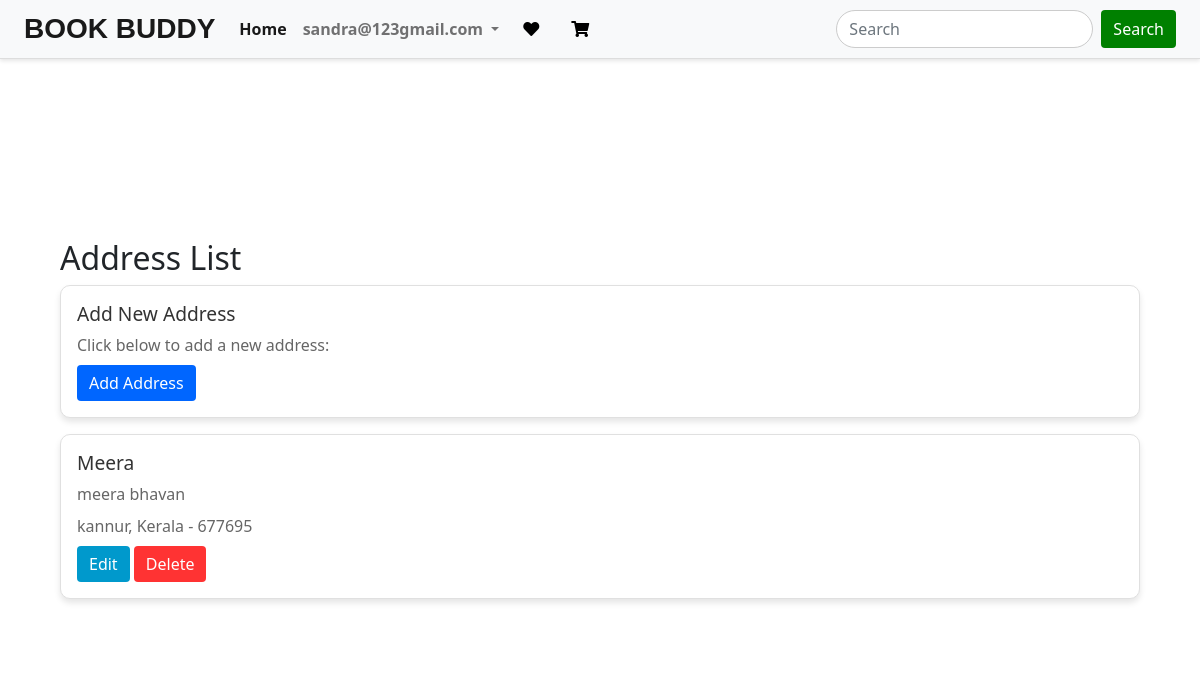
The app's page /address/ (signed in) with its own data.
### beautystore_app/models.py (models this page shows, shortened)
class Address(models.Model):
    recepient_name = models.CharField(max_length=100, null=True)
    recepient_contact = models.CharField(max_length=20, null=True)
    address_line1 = models.CharField(max_length=255)
    address_line2 = models.CharField(max_length=255, blank=True, null=True)
    city = models.CharField(max_length=100)
    state = models.CharField(max_length=100)
    postal_code = models.CharField(max_length=20)
    customer = models.ForeignKey('Customer', on_delete=models.CASCADE, null=True, blank=True)

### beautystore_app/views.py (the view)
# urls.py: path('address/', views.address_list, name='address_list'),
@login_required
def address_list(request):
    addresses = Address.objects.filter(customer=request.user.customer)
    return render(request, 'address_list.html', {'addresses': addresses})

### templates/address_list.html (shortened to what this page needs)
{% extends "theme.html" %}
{% block content %}
<div class="container">
    <h2>Address List</h2>
    <div class="card mb-3">
        <div class="card-body">
            <h5 class="card-title">Add New Address</h5>
            <p class="card-text">Click below to add a new address:</p>
            <a href="{% url 'address_create' %}" class="btn btn-primary">Add Address</a>
        </div>
    </div>
    {% if request.user.customer.address_set.all %}
        {% for address in request.user.customer.address_set.all %}
            <div class="card mb-3">
                <div class="card-body">
                    <h5 class="card-title">{{ address.recepient_name }}</h5>
                    <p class="card-text">{{ address.address_line1 }}</p>
                    <p class="card-text">{{ address.city }}, {{ address.state }} - {{ address.postal_code }}</p>
                    <a href="{% url 'address_edit' address.id %}" class="btn btn-info">Edit</a>
                    <a href="{% url 'address_delete' address.id %}" class="btn btn-danger">Delete</a>
                </div>
            </div>
        {% endfor %}
    {% else %}
        <p>No addresses found.</p>
    {% endif %}
</div>
{% endblock %}

### templates/theme.html (shortened to what this page needs)
<!DOCTYPE html>
{% load static %}
<html lang="en">
<head>
    <link href="https://cdn.jsdelivr.net/npm/bootstrap@5.3.2/dist/css/bootstrap.min.css" rel="stylesheet">
    <link href="https://cdn.jsdelivr.net/npm/bootstrap@5.0.2/dist/css/bootstrap.min.css" rel="stylesheet">
    <link rel="stylesheet" href="https://cdnjs.cloudflare.com/ajax/libs/font-awesome/5.15.4/css/all.min.css">
</head>
<body>
    <nav class="navbar navbar-expand-lg navbar-light bg-light">
        <div class="container-fluid">
           <b><a class="navbar-brand" href="#">BOOK BUDDY</a></b>
            <div class="collapse navbar-collapse" id="navbarTogglerDemo03">
                <ul class="navbar-nav me-auto mb-2 mb-lg-0">
                    <li class="nav-item">
                        <a class="nav-link active" aria-current="page" href="#">Home</a>
                    </li>
                    {% if user.is_authenticated %}
    <a class="nav-link dropdown-toggle" href="#" id="navbarDropdown" role="button" data-bs-toggle="dropdown" aria-expanded="false">
        {{ user.username }}
    </a>
{% else %}
    <a class="nav-link dropdown-toggle" href="#" id="navbarDropdown" role="button" data-bs-toggle="dropdown" aria-expanded="false">
        My Account
    </a>
{% endif %}
                    <li class="nav-item mx-2">
                        <a href="{% url 'wishlist' %}" class="nav-link text-black">
                            <i class="fas fa-heart"></i>
                        </a>
                    </li>
                    <li class="nav-item mx-2">
                        <a href="{% url 'cart' %}" class="nav-link text-black">
                            <i class="fas fa-shopping-cart"></i>
                        </a>
                    </li>
                </ul>
                <form class="d-flex" action="{% url 'product_search' %}">
                    <input class="form-control me-2" type="search" placeholder="Search" aria-label="Search" name="q">
                    <button class="btn btn-outline-success" type="submit">Search</button>
                </form>
            </div>
        </div>
    </nav>
    {% block content %}
    {% endblock %}
</body>
</html>

### templates/theme.html (style rules this page uses)
.navbar { background-color: #fff; border-bottom: 1px solid #ddd; box-shadow: 0 2px 4px rgba(0, 0, 0, 0.1); }
.navbar-brand { font-family: 'Arial', sans-serif; font-size: 28px; color: #333; }
.nav-link { font-weight: bold; color: #555; }
.form-control { border-color: #ccc; border-radius: 20px; }
.btn-outline-success { background-color: #28a745; color: #fff; border-color: #28a745; }

### templates/address_list.html (style rules this page uses)
.container { padding: 30px; margin-top: 150px; background-color: #fff; }
.btn { background-color: green; color: white; border: none; transition: background-color 0.3s ease; }
.card { border: 1px solid #e0e0e0; border-radius: 10px; box-shadow: 0 4px 6px rgba(0, 0, 0, 0.1); transition: box-shadow 0.3s ease; }
.card-title { font-size: 1.2rem; color: #333; margin-bottom: 0.5rem; }
.card-text { color: #666; margin-bottom: 0.5rem; }
.btn-primary { background-color: #0066ff; }
.btn-info { background-color: #0099cc; }
.btn-danger { background-color: #ff3333; }

### records on screen
Address: recepient_name "Meera", address_line1 "meera bhavan", city "kannur", state "Kerala", postal_code "677695"

### other values on screen
{{ user.username }} "sandra@123gmail.com"
